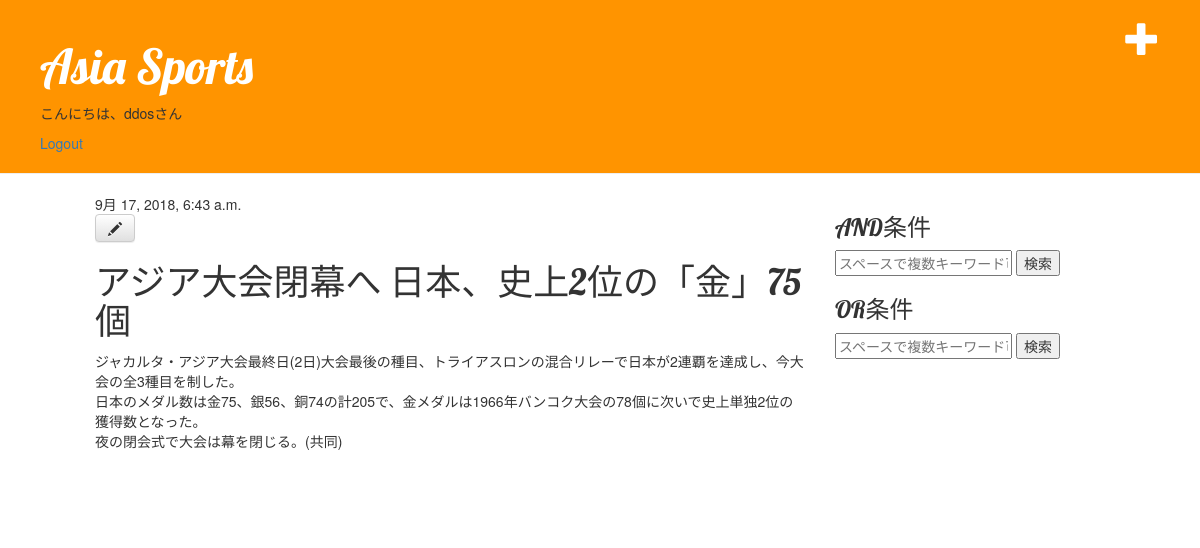
/post/13 (signed in), run on the app's committed database.
### blog/models.py (models this page shows, shortened)
class Post(models.Model):
    author = models.ForeignKey('auth.User', on_delete=models.CASCADE,)
    title = models.CharField(max_length=200)
    text = models.TextField()
    created_date = models.DateTimeField(default=timezone.now)
    published_date = models.DateTimeField(blank=True, null=True)

### blog/views.py (the view)
# urls.py: path('post/<int:pk>', views.detail, name='detail'),
@login_required
def detail(request, pk):
    post = get_object_or_404(Post, pk=pk)
    return render(request, 'blog/detail.html', {'post': post})

### blog/templates/blog/detail.html
{% extends 'blog/base.html' %}
{% block content %}
    <div class="post">
        {% if post.published_date %}
            <div>
                {{ post.published_date }}
            </div>
        {% endif %}
        {% if user.is_authenticated %}
            <a class="btn btn-default" href="{% url 'blog:edit' pk=post.pk %}"><span class="glyphicon glyphicon-pencil"></span></a>
        {% endif %}
        <h1>{{ post.title }}</h1>
        <p>{{ post.text|linebreaks }}</p>
    </div>
{% endblock %}

### blog/templates/blog/base.html (shortened to what this page needs)
{% load staticfiles %}
<html>
    <head>
        <link rel="stylesheet" href="//maxcdn.bootstrapcdn.com/bootstrap/3.2.0/css/bootstrap.min.css">
        <link rel="stylesheet" href="//maxcdn.bootstrapcdn.com/bootstrap/3.2.0/css/bootstrap-theme.min.css">
        <link rel="stylesheet" href="{% static 'css/blog.css' %}">
    </head>
    <body>
        <div class="page-header">
            {% if user.is_authenticated%}
                <a href="{% url 'blog:create' %}" class="top-menu"><span class="glyphicon glyphicon-plus"></span></a>
            {% endif %}
            <h1><a href="{% url 'blog:index' %}">Asia Sports</a></h1>
            {% if user.is_authenticated%}
                <p>こんにちは、{{ user }}さん</p>
                <a href="{% url 'logout' %}" class="logout">Logout</a>
            {% endif %}
        </div>
        <div class="content container">
            <div class="row">
                <div class="col-md-8">
                    {% block content %}
                    {% endblock %}
                </div>
                <div class="col-md-4">
                    <div>
                        <h3>AND条件</h3>
                        <form action="#" method="get">
                        <div>
                            <input type="text" id="keyword1" name="keyword1" placeholder="スペースで複数キーワード可"
                                   value="{{ and_keywords }}">
                            <button type="submit">検索</button>
                        </div>
                        </form>
                    </div>
                    <div>
                        <h3>OR条件</h3>
                        <form action="#" method="get">
                        <div>
                            <input type="text" id="keyword2" name="keyword2" placeholder="スペースで複数キーワード可"
                                    value="{{ or_keywords }}">
                            <button type="submit">検索</button>
                        </div>
                        </form>
                    </div>
                </div>
            </div>
        </div>
    </body>
</html>

### static/css/blog.css (style rules this page uses)
.page-header { background-color: #ff9400; margin-top: 0; padding: 20px 20px 20px 40px; }
.page-header h1, .page-header h1 a, .page-header h1 a:visited, .page-header h1 a:active { color: #ffffff; font-size: 36pt; text-decoration: none; }
.content { margin-left: 40px; }
h1, h2, h3, h4 { font-family: 'Lobster', cursive; }
.top-menu, .top-menu:hover, .top-menu:visited { color: #ffffff; float: right; font-size: 26pt; margin-right: 20px; }
.post { margin-bottom: 70px; margin-left: 40px; }

### data on the page
Post: published_date "9月 17, 2018, 6:43 a.m.", title "アジア大会閉幕へ 日本、史上2位の「金」75個", text "ジャカルタ・アジア大会最終日(2日)大会最後の種目、トライアスロンの混合リレーで日本が2連覇を達成し、今大会の全3種目を制した。 日本のメダル数は金75、銀56、銅74の計205で、金メダルは1966年バンコク大会の78個に次いで史上単独2位の獲得数となった。 夜の閉会式で大会は幕を閉じる。(共同)"

### other printed values
{{ user }} "ddos"
